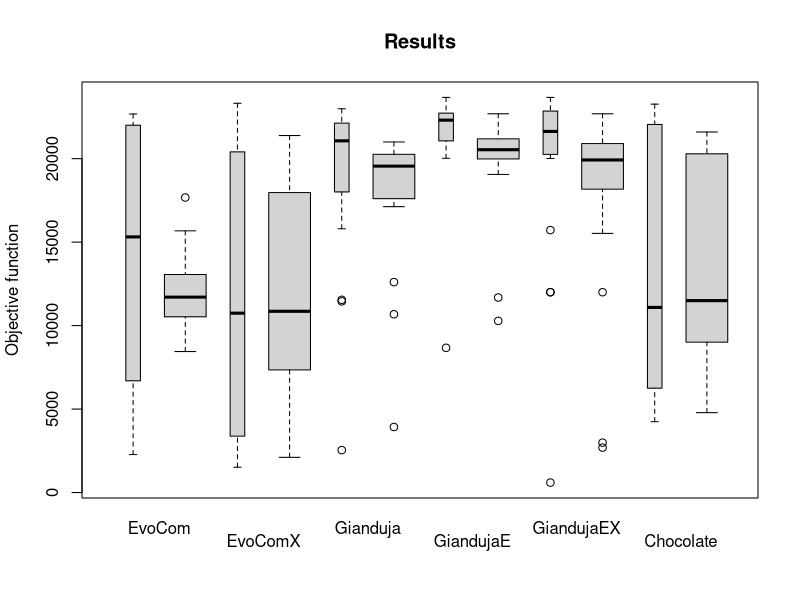
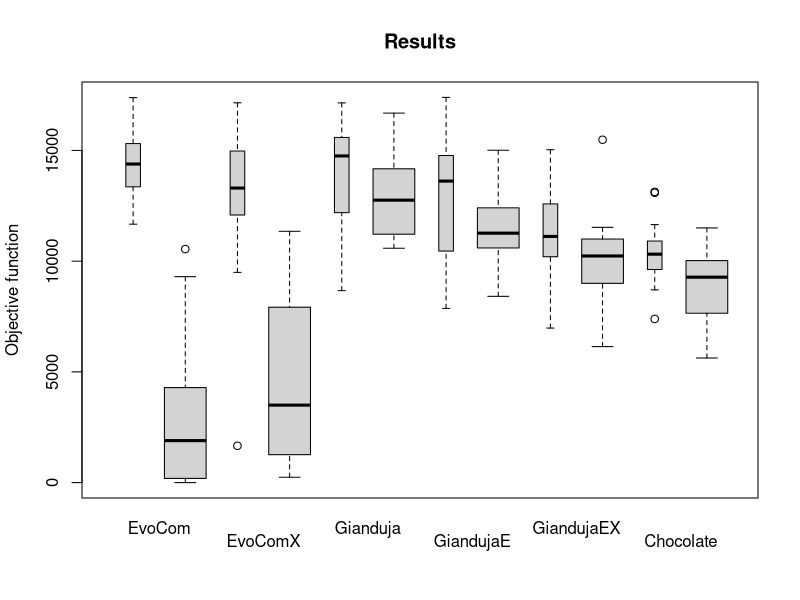
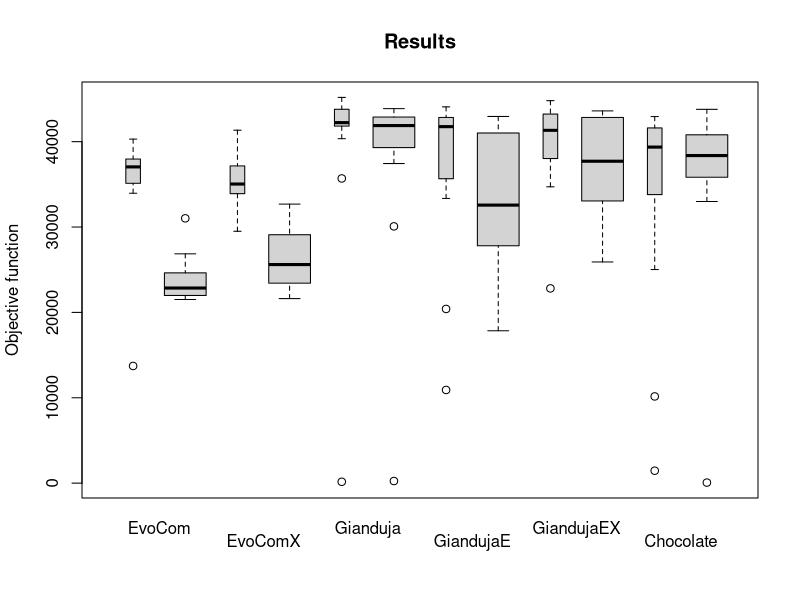

R code for these plots, in order:
#!/usr/bin/env Rscript
#library(tikzDevice)

args = commandArgs(trailingOnly=TRUE)

generateplot <- function(datareal, datasim, task, max) {
  data2sim = datasim[order(datasim$seed),]

  data2real = datareal[order(datareal$seed),]

  giansim = data2sim[which(data2sim[,3]=='Gianduja'), 1]
  chocosim = data2sim[which(data2sim[,3]=='Chocolate'), 1]
  evosim = data2sim[which(data2sim[,3]=='EvoCom'), 1]

  gianreal = data2real[which(data2real[,3]=='Gianduja'), 1]
  chocoreal = data2real[which(data2real[,3]=='Chocolate'), 1]
  evoreal = data2real[which(data2real[,3]=='EvoCom'), 1]

  ecdf1r = ecdf(gianreal)
  ecdf2r = ecdf(evoreal)
  ecdf3r = ecdf(chocoreal)

  ecdf1s = ecdf(giansim)
  ecdf2s = ecdf(evosim)
  ecdf3s = ecdf(chocosim)

  #saving_path <- file.path(".", paste(task, "-ECDFReal.tex", sep=""))
  #tikz(file = saving_path, width=pdf.dim[1], height=pdf.dim[2])
  ##jpeg(file=saving_path)

  #par(cex.axis=1.5, cex.lab=1.5, cex.main=1.9)
  #plot(ecdf1r, verticals=TRUE, do.points=FALSE,
  #     xlim = c(0,max), xlab= 'Objective function',
  #     ylab='',
  #     main = 'Empirical Cumulative Distribution',
  #     lty = "dotted"
  #     )
  #plot(ecdf2r, verticals=TRUE, do.points=FALSE, add=TRUE, lty = "dashed")
  #plot(ecdf3r, verticals=TRUE, do.points=FALSE, add=TRUE)
  #legend(0, 1.0, legend = c("Chocolate","EvoCom","Gianduja"), lty=1:3 )
  #dev.off()


  #saving_path2 <- file.path(".", paste(task, "-ECDFSim.tex", sep=""))
  #tikz(file = saving_path2, width=pdf.dim[1], height=pdf.dim[2])
  ##jpeg(file=saving_path2)

  #par(cex.axis=1.5, cex.lab=1.5, cex.main=1.9)
  #plot(ecdf1s, verticals=TRUE, do.points=FALSE,
  #     xlim = c(0,max), xlab= 'Objective function',
  #     ylab='',
  #     main = 'Empirical Cumulative Distribution'
  #     )
  #plot(ecdf2s, verticals=TRUE, do.points=FALSE, add=TRUE, col='brown')
  #plot(ecdf3s, verticals=TRUE, do.points=FALSE, add=TRUE, col='orange')
  #dev.off()

  list_methods <- c("GianS", "GianR", "EvoS", "EvoR", "ChocoS", "ChocoR")

  saving_path3 <- file.path(".", paste(task, "-BOXplot.tex", sep=""))
  tikz(file = saving_path3, width=pdf.dim[1], height=pdf.dim[2])
  #jpeg(file=saving_path3)

  colours_ab = c("gray", "white", "gray", "white", "gray", "white")
  par(cex.axis=1.5, cex.lab=1.5, cex.main=1.9)
  boxplot(evosim, evoreal, giansim, gianreal, chocosim, chocoreal,
          at =c(1, 2, 3.5, 4.5, 6, 7),
          axes=FALSE,
          notch=FALSE,
          type="l",
          col=c("gray", "white"),
          #ylim = c(0,130),
          ylab="Objective function",
          width=c(0.7, 2, 0.7, 2, 0.7, 2),
          names=list_methods)
  abline(v=2.75, lty=3)
  abline(v=5.25, lty=3)
  axis(1, at=c(1.5, 4, 6.5), labels=c("evom", "gian", "cho"), tick=FALSE)
  title('Results')
  axis(2)
  box()
  dev.off()
}


generateplotsim <- function(datasim, task, max) {
  data2sim = datasim[order(datasim$seed),]
  
  giansim = data2sim[which(data2sim[,3]=='Gianduja'), 1]
  gianEsim = data2sim[which(data2sim[,3]=='GiandujaE'), 1]
  gianEXsim = data2sim[which(data2sim[,3]=='GiandujaEX'), 1]
  chocosim = data2sim[which(data2sim[,3]=='Chocolate'), 1]
  evosim = data2sim[which(data2sim[,3]=='EvoCom'), 1]
  evoXsim = data2sim[which(data2sim[,3]=='EvoComX'), 1]
  
  ecdf1s = ecdf(giansim)
  ecdf2s = ecdf(evosim)
  ecdf3s = ecdf(chocosim)
  
  list_methods <- c("EvoCom", "EvoComX", "Gianduja", "GiandujaE", "GiandujaEX", "Chocolate")
  
  #saving_path3 <- file.path(".", paste(task, "-BOXplot.tex", sep=""))
  #tikz(file = saving_path3, width=pdf.dim[1], height=pdf.dim[2])
  saving_path3 <- file.path(".", paste(task, "-BOXplot.jpg", sep=""))
  jpeg(file=saving_path3)
  
  colours_ab = c("white", "white", "white", "white", "white", "white")
  #par(cex.axis=1, cex.lab=1.5, cex.main=1.9)
  boxplot(evosim, evoXsim, giansim, gianEsim, gianEXsim, chocosim,
          at =c(1, 2, 3, 4, 5, 6),
          #axes=FALSE,
          notch=FALSE,
          #type="l",
          #col=c("gray", "white"),
          #ylim = c(0,130),
          ylab="Objective function",
          width=c(1, 1, 1, 1, 1, 1),
          names=list_methods)
  #abline(v=2.75, lty=3)
  #abline(v=5.25, lty=3)
  axis(1, at =c(1, 3, 5), labels=c("EvoCom", "Gianduja", "GiandujaEX"), tick=FALSE)
  axis(1, at=c(2, 4, 6), labels=c("EvoComX", "GiandujaE", "Chocolate"), tick=FALSE, padj = 1)
  title('Results')
  axis(2)
  box()
  dev.off()
}


generateplotsimpr <- function(datasim, datapr, task, max) {
  data2sim = datasim[order(datasim$seed),]
  
  giansim = data2sim[which(data2sim[,3]=='Gianduja'), 1]
  gianEsim = data2sim[which(data2sim[,3]=='GiandujaE'), 1]
  gianEXsim = data2sim[which(data2sim[,3]=='GiandujaEX'), 1]
  chocosim = data2sim[which(data2sim[,3]=='Chocolate'), 1]
  evosim = data2sim[which(data2sim[,3]=='EvoCom'), 1]
  evoXsim = data2sim[which(data2sim[,3]=='EvoComX'), 1]
  
  data2pr = datapr[order(datasim$seed),]
  
  gianpr = data2pr[which(data2pr[,3]=='Gianduja'), 1]
  gianEpr = data2pr[which(data2pr[,3]=='GiandujaE'), 1]
  gianEXpr = data2pr[which(data2pr[,3]=='GiandujaEX'), 1]
  chocopr = data2pr[which(data2pr[,3]=='Chocolate'), 1]
  evopr = data2pr[which(data2pr[,3]=='EvoCom'), 1]
  evoXpr = data2pr[which(data2pr[,3]=='EvoComX'), 1]
  
  list_methods <- c("EvoCom","EvoComPR", "EvoComX","EvoComXPR", "Gianduja", "GiandujaPR", "GiandujaE", "GiandujaEPR", "GiandujaEX", "GiandujaEXPR", "Chocolate", "ChocolatePR")
  
  #saving_path3 <- file.path(".", paste(task, "-BOXplot.tex", sep=""))
  #tikz(file = saving_path3, width=pdf.dim[1], height=pdf.dim[2])
  saving_path3 <- file.path(".", paste(task, "-BOXplot.jpg", sep=""))
  jpeg(file=saving_path3)
  
  colours_ab = c("white", "white", "white", "white", "white", "white")
  #par(cex.axis=1, cex.lab=1.5, cex.main=1.9)
  boxplot(evosim, evopr, evoXsim, evoXpr, giansim, gianpr, gianEsim, gianEpr, gianEXsim, gianEXpr, chocosim, chocopr,
          at =c(1, 2, 3, 4, 5, 6, 7, 8, 9, 10, 11, 12),
          axes=FALSE,
          notch=FALSE,
          #type="l",
          #col=c("gray", "white"),
          #ylim = c(0,130),
          ylab="Objective function",
          width=c(0.7, 2, 0.7, 2, 0.7, 2, 0.7, 2, 0.7, 2, 0.7, 2),
          names=list_methods)
  #abline(v=2.75, lty=3)
  #abline(v=5.25, lty=3)
  axis(1, at =c(1.5, 5.5, 9.5), labels=c("EvoCom", "Gianduja", "GiandujaEX"), tick=FALSE)
  axis(1, at=c(3.5, 7.5, 11.5), labels=c("EvoComX", "GiandujaE", "Chocolate"), tick=FALSE, padj = 1)
  title('Results')
  axis(2)
  box()
  dev.off()
}


################
### BOXPLOTS ###
################

print("Boxplots ...")

#pdf.dim <- c(4,6) # width, height


datasim = read.csv("scores-Decision1X.txt")
datapr = read.csv("scores-Decision1XPR.txt")
generateplotsimpr(datasim, datapr, "decision", 24000)

datasim = read.csv("scores-Aggregation1X.txt")
datapr = read.csv("scores-Aggregation1XPR.txt")
generateplotsimpr(datasim, datapr, "aggreg", 24000)

datasim = read.csv("scores-Stop1X.txt")
datapr = read.csv("scores-Stop1XPR.txt")
generateplotsimpr(datasim, datapr, "stop", 48000)
